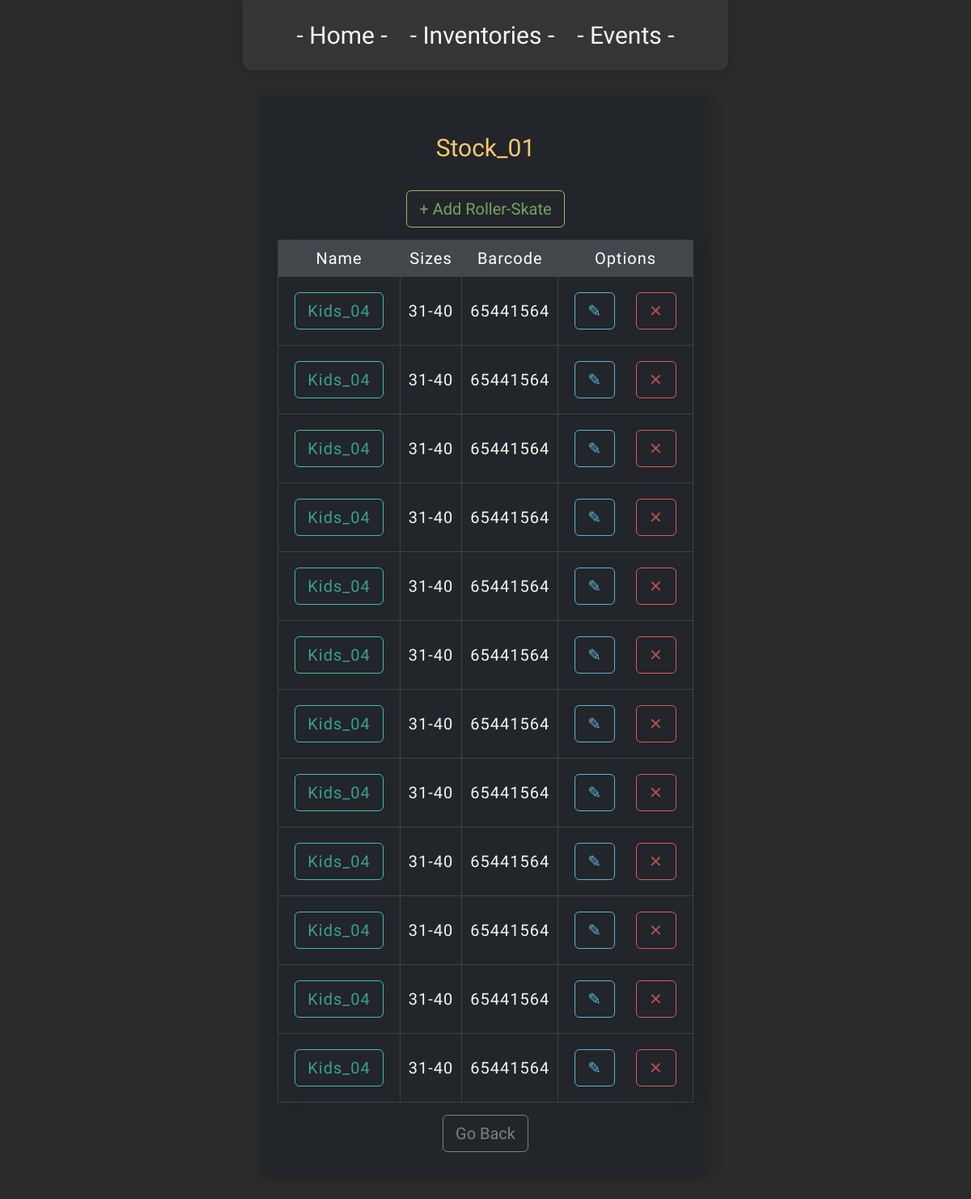
Before: /1/ with the older database file.
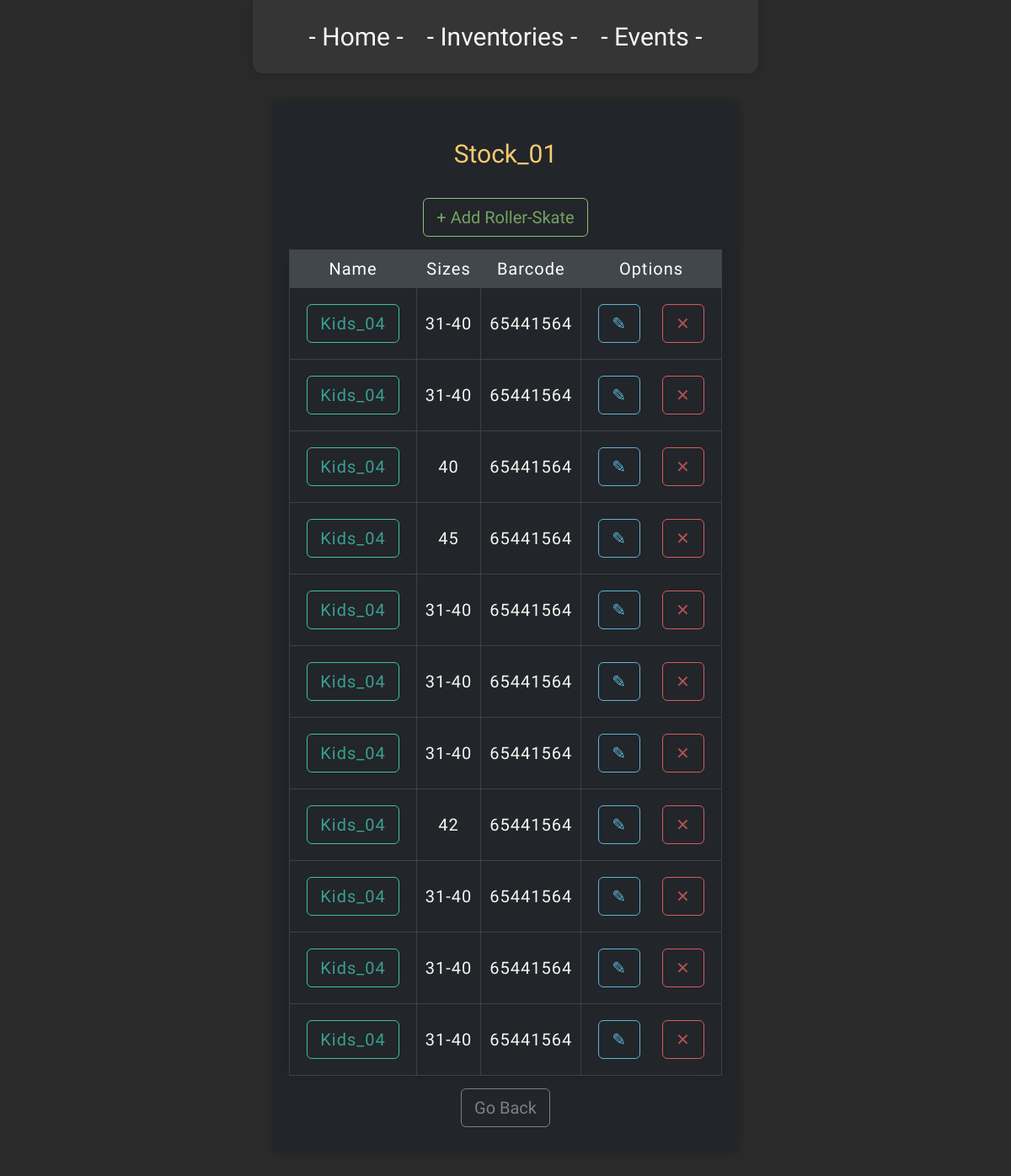
After: the same page with the newer database file.
### RollerSkateInventory/models.py (models this page shows, shortened)
class Inventory(models.Model):
    name = models.CharField(max_length=50)
    address = models.CharField(max_length=255)

class RollerSkate(models.Model):
    name = models.CharField(max_length=50)
    SIZE_CHOICES = [(i, str(i)) for i in range(28, 46)]
    size_min = models.IntegerField(choices=SIZE_CHOICES)
    size_max = models.IntegerField(choices=SIZE_CHOICES, null=True, blank=True)
    barcode = models.IntegerField()
    inventory = models.ForeignKey(Inventory, related_name='rollerskates', on_delete=models.CASCADE)

### RollerSkateInventory/views.py (the view)
# urls.py: path('<int:pk>/', views.Detail_Inventory, name='inventory-detail'),
def Detail_Inventory(request, pk):
    inventory = Inventory.objects.get(id=pk)
    template = 'RollerSkateInventory/inventory_detail.html'
    url = reverse_lazy('inventory-list', kwargs={'pk': pk})
    context = {
            'inventory': inventory,
            'class' : "rollerskate",
            'cancel': url,
            }
    return render(request, template, context)

### RollerSkateInventory/templates/RollerSkateInventory/inventory_detail.html (shortened to what this page needs)
{% extends "RollerSkateInventory/base.html" %}
{% block content %}
  <h1 class="inventory">{{inventory.name}}</h1>
  <table>
    <thead>
        <tr>
            <th>Name</th>
            <th>Sizes</th>
            <th>Barcode</th>
            <th>Options</th>
        </tr>
    </thead>
    <a class="btn create" href="{% url 'rollerskate-create' inventory.id %}">+ Add Roller-Skate</a>
    <tbody>
        {% for rollerskate in inventory.rollerskates.all %}
          <tr>
              <td><a class="btn rollerskate" href="{%url 'rollerskate-detail' inventory.id rollerskate.id%}">{{ rollerskate.name }}</a></td>
              {%if rollerskate.size_min == rollerskate.size_max%}
                <td>{{ rollerskate.size_min }}</td>
              {% else %}
                <td>{{ rollerskate.size_min }}-{{ rollerskate.size_max }}</td>
              {% endif %}
              <td>{{ rollerskate.barcode }}</td>
              <td>
                <a class="btn update" href="{% url 'rollerskate-update'  inventory.id rollerskate.id %}">&#9998</a>
                <a class="btn danger" href="{% url 'rollerskate-delete'  inventory.id rollerskate.id %}">&#10005</a>
              </td>
          </tr>
        {% empty %}
            </tbody>
          </table>
          <p class="red">No Roller-Skates Found</p>
        {% endfor %}
    </tbody>
  </table>
  <a class="btn" href="{% url 'inventory-list' %}"> Go Back</a>
{% endblock %}

### RollerSkateInventory/templates/RollerSkateInventory/base.html (shortened to what this page needs)
{% load static %}
<!DOCTYPE html>
<html lang="en">
<head>
    <link rel="stylesheet" type="text/css" href= "{% static 'RollerSkateInventory/style.css'%}">
</head>
<body>
    <nav>
        {% block navbar %}
            <a href="{% url 'home'%}">- Home -</a>
            <a href="{% url 'inventory-list'%}">- Inventories -</a>
            <a href="#" class={%if active%}"active"{%endif%}>- Events -</a>
        {% endblock %}
    </nav>
    <main class = "column">
        {% block content %}
        {% endblock %}
    </main>
</body>
</html>

### RollerSkateInventory/static/RollerSkateInventory/style.css (style rules this page uses)
* { font-family: "Jura", sans-serif; font-weight: 400; font-optical-sizing: auto; font-style: normal; font-size: 20px; }
body { display: flex; flex-direction: column; align-items: center; justify-content: center; position: relative; margin: 15vh; color: #f7f6f2; background-color: rgb(43, 43, 43); }
nav { display: flex; flex-direction: row; justify-content:center; position: fixed; top: 0; left: 25%; width: 50%; height: fit-content; background-color: #3a3a3ac5; padding: 20px; box-sizing: border-box; font-size: 0%; border: transparent; border-bottom-right-radius: 12px; border-bottom-left-radius: 12px; box-shadow: 0px 0px 15px rgba(0, 0, 0, 0.2); transition: all 0.3s ease 0.1s; }
main { display: flex; flex-direction: column; align-items: center; justify-content: center; padding: 20px; background-color: hsla(218, 10%, 15%, 0.932); width: fit-content; height: fit-content; transition: all 0.3s ease 0.1s; }
main,form.register { border: transparent; border-radius: 4px; box-shadow: 0px 0px 15px rgba(0, 0, 0, 0.2); ; }
.column { flex-direction:column; }
h1 { font-weight: normal; padding: 5px; font-size: 30px; }
a { color: #f7f6f2; text-decoration: none; list-style: none; padding: 2px; margin: 4px; }
nav a { font-size: 30px; align-items: center; padding-left: 10px; padding-right: 10px; }
.btn { position: relative; color: #a8a8a8b0; border: 1px solid #a8a8a8b0; border-radius: 6px; background-color: transparent; margin: 10px; padding: 10px; padding-inline: 15px; }
a.rollerskate { color: hsla(170, 50%, 50%, 0.8); border: 1px solid hsla(170, 50%, 50%, 1); }
.danger { color: hsla(0, 60%, 60%, 0.8); border: 1px solid hsla(0, 60%, 60%, 1); }
.create { color: hsla(100, 40%, 60%, 0.8); border: 1px solid hsla(100, 40%, 60%, 1); }
.update { color: hsla(197, 60%, 60%, 1); border: 1px solid hsla(197, 60%, 60%, 1);; }
table { border-collapse: collapse; width: 100%; text-align: center; margin: auto; margin-top: 5px; margin-bottom: 5px; justify-content: start; box-shadow: 2px 2px 20px rgba(0, 0, 0, 0.1); }
th, td { background: transparent; box-sizing: border-box; border: 1px solid hsla(240, 5%, 29%, 0.87); padding: 10px; letter-spacing: 1px; }
th { background-color: #42474b; color: #fff; }
td { padding-top: 30px; padding-bottom: 30px; }
.inventory { color: hsla(40, 90%, 70%, 1); }
.rollerskate { color: hsla(170, 50%, 50%, 1); }

Changed rows visible on the page:
removed RollerSkate: name "Kids_04", size_min "31", size_max "40", barcode "65441564"
changed RollerSkate (number 3 of 11 on the later page): size_min "31" → "40"; size_max "40" → (not shown)
changed RollerSkate (number 4 of 11 on the later page): size_min "31" → "45"; size_max "40" → (not shown)
changed RollerSkate (number 8 of 11 on the later page): size_min "31" → "42"; size_max "40" → (not shown)
